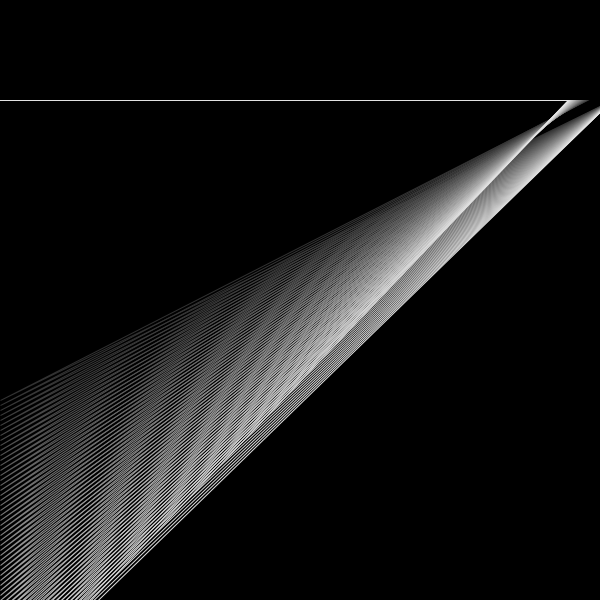
Frame 1 (no input)
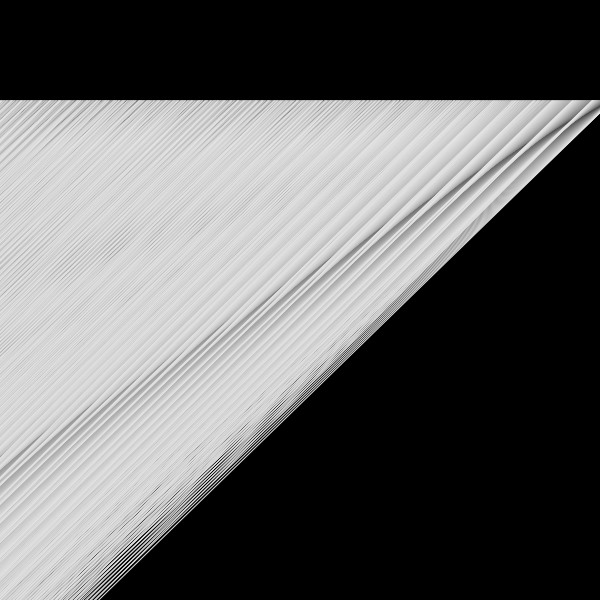
Frame 60 (the mouse pressed at the canvas centre just before this capture)
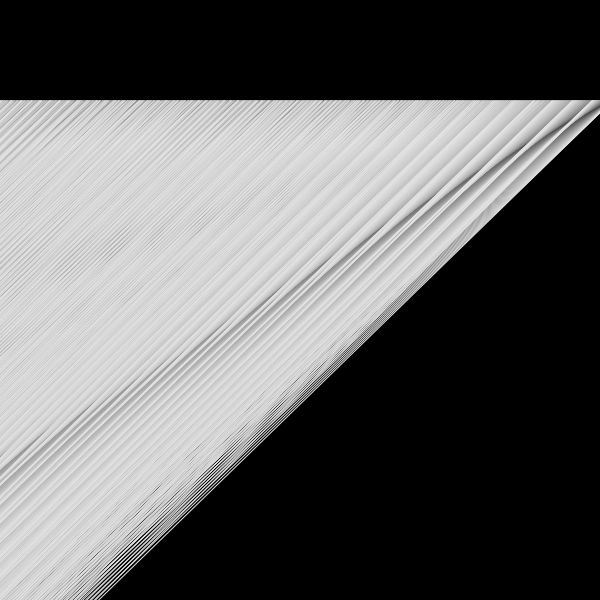
Frame 120 (the mouse held since frame 60 and released just before this capture)

The Processing sketch that drew these frames (run headless with seeded random() and noise(); from frame 60 on, the mouse is pressed at the canvas centre):

// Processing sketch: horizontal_line_parallax
// ── horizontal_line_parallax.pde
float minspeed = 1;
float maxspeed = 20;


class Horizon {
  float y;
  int edges;
  float variance;
  float speed;
  ArrayList<PVector> vertices;
  float[] yVals;
  int i;

  Horizon(float y, int  edges, float variance, float speed) {
    this.y = y;
    this.edges = edges;
    this.variance = variance;
    this.speed = speed;
    yVals = new float[this.edges];
    vertices = new ArrayList<PVector>();
    for (int i = 0; i < edges; i++) {
      append(this.yVals, 10*noise(this.variance) + this.y);
    }

    this.i = 0;
    //this.vertices.add(new PVector(0, this.yVals[0]));
    for (int i = 0; i < edges; i++) {
      float x = map(i, 0, edges, 0, width);
      this.vertices.add(new PVector(x, this.yVals[i]));
    }
  }

  void update() {
    ArrayList<PVector> updatevertices = new ArrayList<PVector>();
    for(PVector v : this.vertices){
      updatevertices.add(v.add(new PVector(-this.speed, 0)));
    }
    
    if (updatevertices.size() > 1 && updatevertices.get(0).x < 0) {
      updatevertices.add(new PVector(0, this.y));
    }
    if (updatevertices.get(updatevertices.size() - 1).x < width) {
      updatevertices.add(new PVector(width + float(width)/float(this.edges), this.yVals[this.edges-1]));
    }
    
    this.vertices = updatevertices;
    this.i++;
  }

  void Draw() {
    beginShape();
    //noStroke();
    stroke(map(this.y, height/2, height, 50, 230));
    //vertex(0, height);
    for(PVector v : this.vertices){
      vertex(v.x, 100+v.y);
    }
    //vertex(width, height);
    endShape();
  }
}

ArrayList<Horizon> horizons;

void setup() {
  size(600, 600);
  horizons = new ArrayList<Horizon>();
  for (float y = height/2; y < height; y += 5) {
    Horizon h = new Horizon(y, 50, map(y, height/2, height, 30, 0), map(y, height/2, height, minspeed, maxspeed));
    horizons.add(h);
  }
  noFill();
  stroke(230);
  frameRate(60);
}

void draw() {
  background(0);
  for(Horizon h: horizons){
    h.update();
    h.Draw();
  }
}
